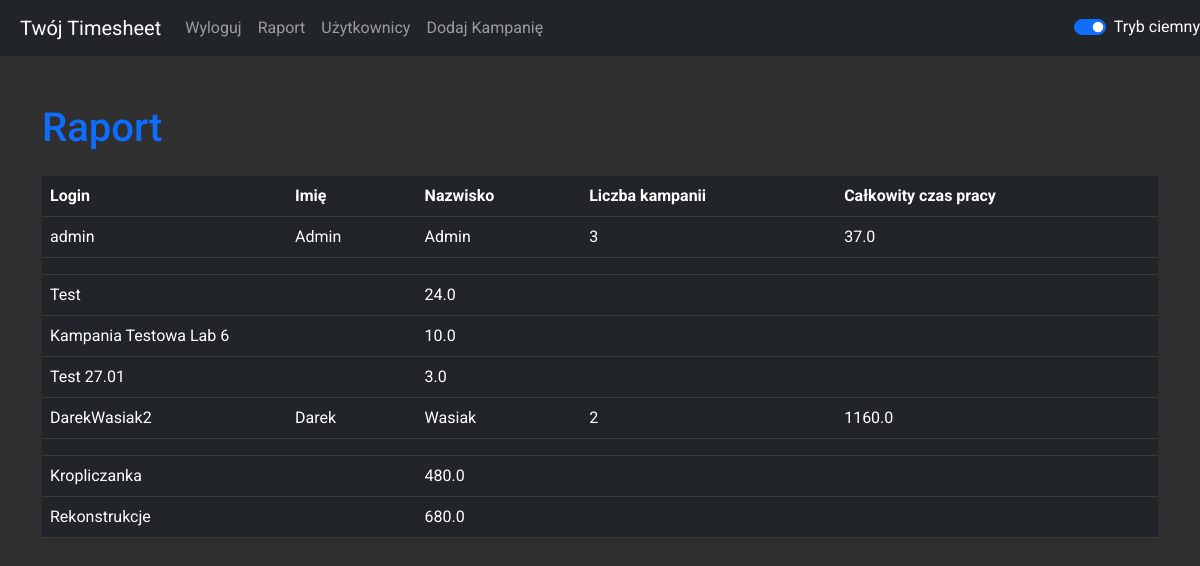
/report (signed in), run on the app's committed database.
### timesheet.py (models this page shows)
class User(UserMixin, db.Model):
    id = db.Column(db.Integer, primary_key=True, autoincrement=True)
    first_name = db.Column(db.String(50), nullable=False)
    last_name = db.Column(db.String(50), nullable=False)
    pesel = db.Column(db.String(11), unique=True, nullable=False)
    service_line = db.Column(db.String(50), nullable=False)
    password = db.Column(db.String(200), nullable=False)
    username_and_id = db.Column(db.String(100), unique=True, nullable=False)
    campaigns = db.relationship('Campaign', back_populates='user', lazy=True)
    supervisor_id = db.Column(db.Integer, db.ForeignKey('user.id'))
    supervised = db.relationship('User', back_populates='supervisor', foreign_keys=[supervisor_id])
    supervisor = db.relationship('User', back_populates='supervised', remote_side=[id], post_update=True)

class Campaign(db.Model):
    id = db.Column(db.Integer, primary_key=True)
    campaign_id = db.Column(db.Integer, unique=True, nullable=False, default=lambda: random.randint(1000, 9999))
    name = db.Column(db.String(100), nullable=False)
    start_date = db.Column(db.DateTime, nullable=False)
    end_date = db.Column(db.DateTime, nullable=False)
    user_id = db.Column(db.Integer, db.ForeignKey('user.id'), nullable=False)
    created_date = db.Column(db.DateTime, default=datetime.utcnow)
    total_work_time = db.Column(db.Float, default=0.0)
    user = db.relationship('User', back_populates='campaigns')

### timesheet.py (the view)
@app.route('/report', methods=['GET'])
@login_required
def report():
    users = current_user.supervised
    return render_template('report.html', users=users)

### timesheet.py (called while the page is built)
@login_manager.user_loader
def load_user(user_id):
    return User.query.get(int(user_id))

### templates/report.html
{% extends 'base.html' %}
{% block content %}
    <h1 class="mt-5 text-primary">Raport</h1>
    <table class="table mt-4 report-table table-dark-mode">
        <thead>
            <tr>
                <th>Login</th>
                <th>Imię</th>
                <th>Nazwisko</th>
                <th>Liczba kampanii</th>
                <th>Całkowity czas pracy</th>
            </tr>
        </thead>
        <tbody>
            {% for user in users %}
                <tr class="font-weight-bold">
                    <td>{{ user.username_and_id }}</td>
                    <td>{{ user.first_name }}</td>
                    <td>{{ user.last_name }}</td>
                    <td>{{ user.campaigns|length }}</td>
                    <td>{{ user.campaigns|sum(attribute='total_work_time') }}</td>
                </tr>
                <tr>
                    <td colspan="5"></td>
                </tr>
                {% for campaign in user.campaigns %}
                    <tr>
                        <td colspan="2">{{ campaign.name }}</td>
                        <td colspan="3">{{ campaign.total_work_time }}</td>
                    </tr>
                {% endfor %}
            {% endfor %}
        </tbody>
    </table>
{% endblock %}

### static/styles.css (style rules this page uses)
body.dark-mode { background-color: #303030; color: #ffffff; font-family: 'Roboto', sans-serif; }
body.dark-mode .table, body:not(.dark-mode) .table { background-color: #424242 !important; color: #fff !important; box-shadow: 0 4px 8px rgba(0, 0, 0, 0.1); }
body.dark-mode .table.report-table { background-color: #424242 !important; color: #fff !important; box-shadow: 0 4px 8px rgba(0, 0, 0, 0.1); }
.table { border-radius: 10px !important; }
body.dark-mode .table, body:not(.dark-mode) .table { border-radius: 10px !important; }
body:not(.dark-mode) .table.report-table, body.dark-mode .table.report-table { border-radius: 10px !important; }

### data on the page
User: username_and_id "admin", first_name "Admin", last_name "Admin", campaigns|length "3", campaigns|sum "37.0"
Campaign: name "Test", total_work_time "24.0"
Campaign: name "Kampania Testowa Lab 6", total_work_time "10.0"
Campaign: name "Test 27.01", total_work_time "3.0"
User: username_and_id "DarekWasiak2", first_name "Darek", last_name "Wasiak", campaigns|length "2", campaigns|sum "1160.0"
Campaign: name "Kropliczanka", total_work_time "480.0"
Campaign: name "Rekonstrukcje", total_work_time "680.0"
